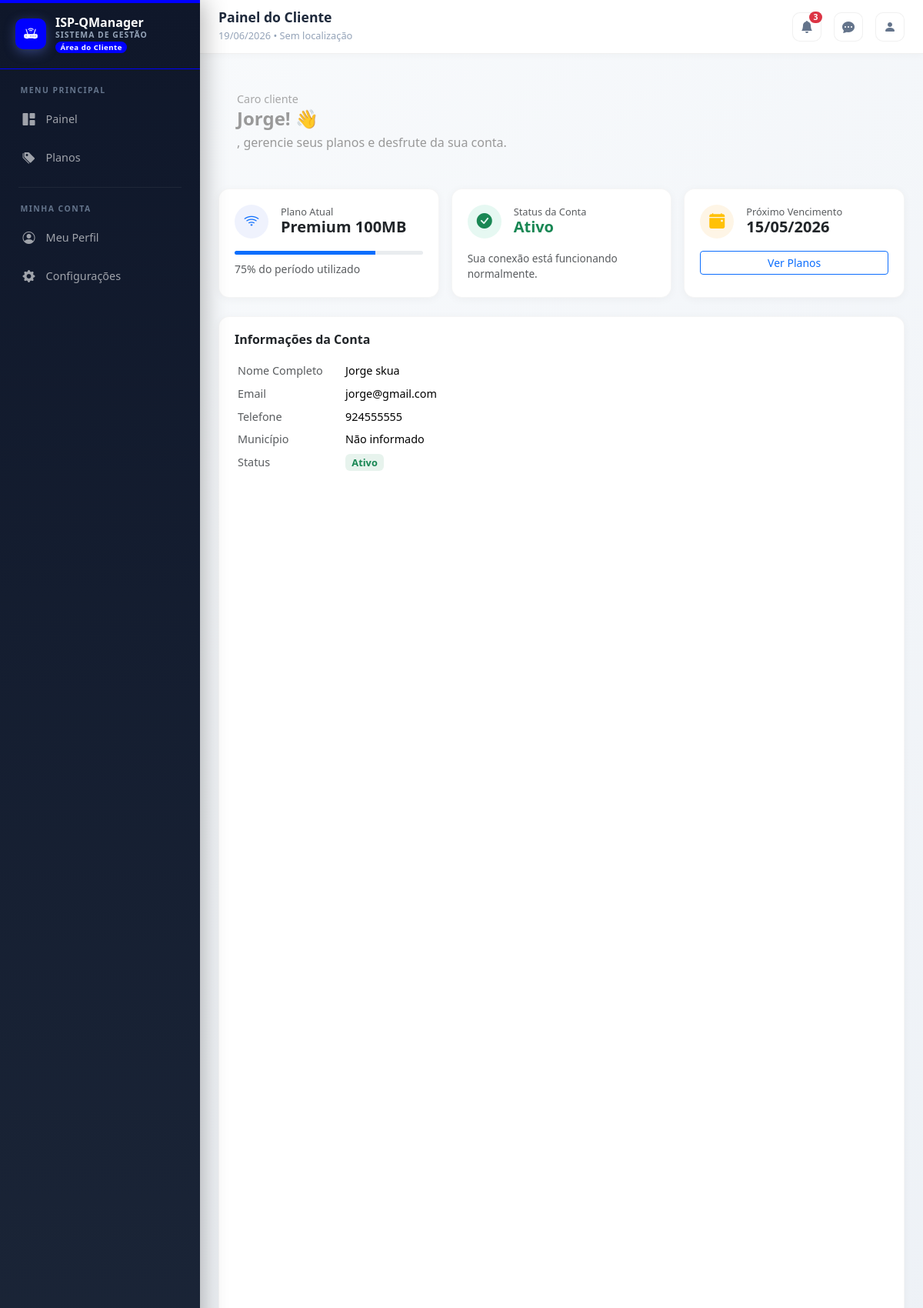
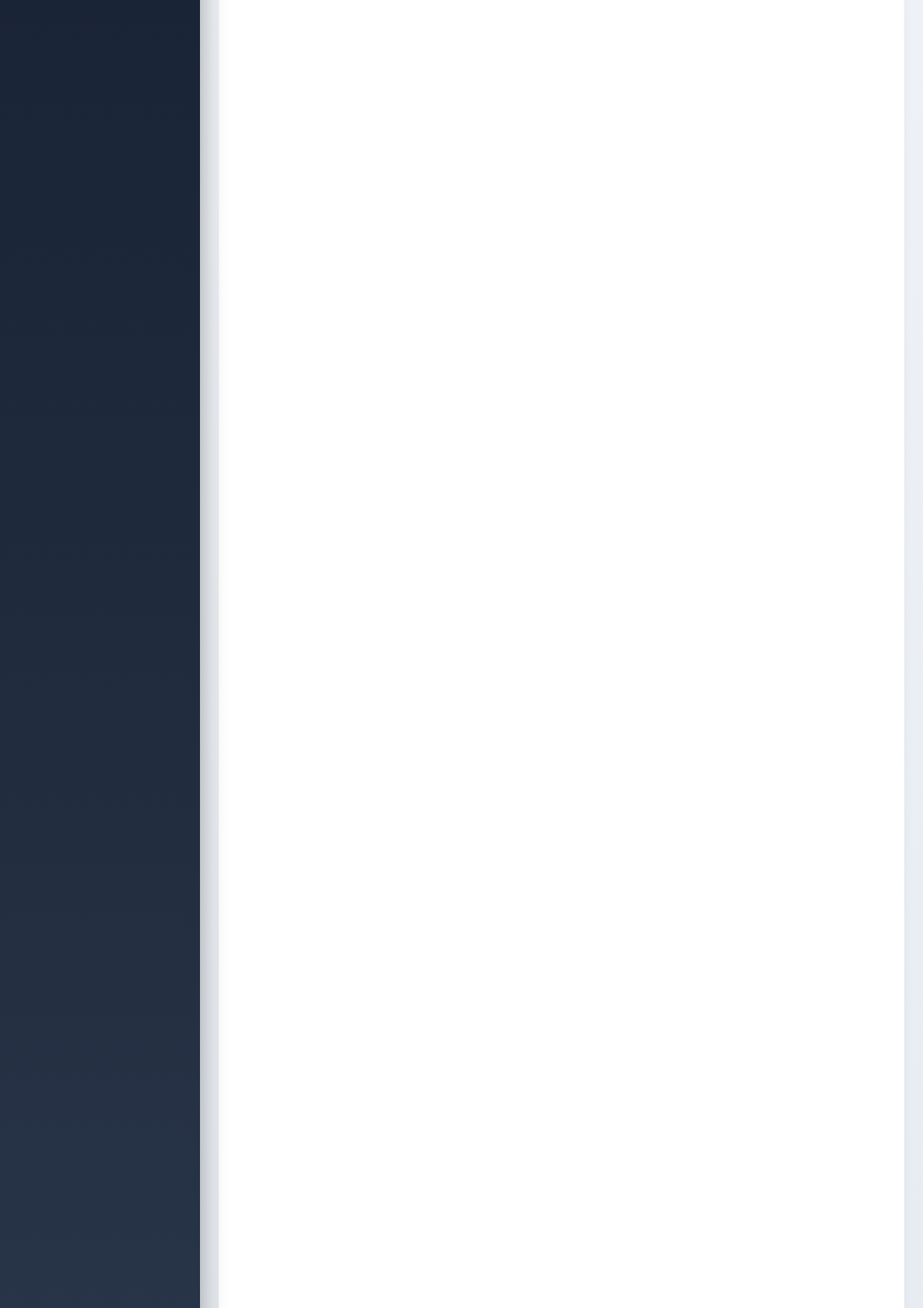
The app's page /client_portal/indexpadmin.php (signed in, upper part) with its own data (2 pictures, top to bottom).
### tables this page shows
CREATE TABLE `client` (
  `client_id` int(11) NOT NULL,
  `primeiro_nome` varchar(45) DEFAULT NULL,
  `ultimo_nome` varchar(45) DEFAULT NULL,
  `telefone` varchar(20) DEFAULT NULL,
  `email` varchar(100) DEFAULT NULL,
  `password` varchar(255) DEFAULT NULL,
  `municipio` varchar(100) DEFAULT NULL,
  `status` enum('ativo','suspenso') DEFAULT 'ativo'
);

### client_portal/indexpadmin.php (called while the page is built, shortened)
<?php
include "../layout/header_client.php";
?>
<?php include "../layout/footer.php"; ?>

### layout/navbarClient.php (the view, shortened to what this page needs)
<?php
require "../config/database.php";
$client_id = $_SESSION['user']['client_id'] ?? $_SESSION['user']['user_id'] ?? 0;
$s = $qmanager->prepare("SELECT client_id, primeiro_nome, ultimo_nome, telefone, email, municipio, status FROM client WHERE client_id = ?");
$s->bind_param("i", $client_id);
$s->execute();
$result = $s->get_result();
$client = $result->fetch_assoc();
$nome_completo = trim($client['primeiro_nome'] . ' ' . $client['ultimo_nome']);
$email = $client['email'];
$telefone = $client['telefone'] ?? '';
$municipio = $client['municipio'] ?? '';
$status = strtolower($client['status'] ?? 'ativo');
$status_label = ($status === 'ativo') ? 'Ativo' : 'Suspenso';
$current_page = basename($_SERVER['PHP_SELF'], '.php');
$current_dir  = basename(dirname($_SERVER['PHP_SELF']));
?>
<!DOCTYPE html>
<html lang="pt-BR" data-bs-theme="light">
<head>
    <link href="https://cdn.jsdelivr.net/npm/bootstrap@5.3.2/dist/css/bootstrap.min.css" rel="stylesheet">
    <link rel="stylesheet" href="https://cdn.jsdelivr.net/npm/bootstrap-icons@1.11.1/font/bootstrap-icons.css">
</head>
<body>
<div class="dashboard-wrapper">
    <nav class="sidebar" id="sidebar">
        <div class="sidebar-brand">
            <a href="../dashboard/index.php">
                <div class="brand-icon">
                    <i class="bi bi-router-fill"></i>
                </div>
                <div class="brand-text">
                    <span class="brand-title">ISP-QManager</span>
                    <span class="brand-subtitle">Sistema de Gestão</span>
                    <span class="client-badge">Área do Cliente</span>
                </div>
            </a>
        </div>
        <ul class="nav nav-pills flex-column">
            <div class="menu-label">Menu Principal</div>
            <li class="nav-item">
                <a href="../client_portal/menu.php" class="nav-link <?php echo ($current_page == 'index' && $current_dir == 'dashboard') ? 'active' : ''; ?>">
                    <i class="bi bi-grid-1x2-fill"></i>
                    <span>Painel</span>
                </a>
            </li>
            <li class="nav-item">
                <a href="../client_portal/plano.php" class="nav-link <?php echo ($current_dir == 'plans') ? 'active' : ''; ?>">
                    <i class="bi bi-tags-fill"></i>
                    <span>Planos</span>
                </a>
            </li>
            <div class="menu-divider"></div>
            <div class="menu-label">Minha Conta</div>
            <li class="nav-item">
                <a href="../profile/index.php" class="nav-link <?php echo ($current_dir == 'profile') ? 'active' : ''; ?>">
                    <i class="bi bi-person-circle"></i>
                    <span>Meu Perfil</span>
                </a>
            </li>
            <li class="nav-item">
                <a href="../client_portal/menu.php" class="nav-link <?php echo ($current_dir == 'settings') ? 'active' : ''; ?>">
                    <i class="bi bi-gear-fill"></i>
                    <span>Configurações</span>
                </a>
            </li>
        </ul>
    </nav>
    <main class="main-content">
        <div class="top-navbar d-none d-md-flex">
            <div class="page-info">
                <div>
                    <h5>Painel do Cliente</h5>
                    <small><?= date('d/m/Y') ?> • <?= htmlspecialchars($municipio ?: 'Sem localização') ?></small>
                </div>
            </div>
            <div class="nav-actions">
                <button class="btn-icon" title="Notificações">
                    <i class="bi bi-bell-fill"></i>
                    <span class="badge bg-danger rounded-pill">3</span>
                </button>
                <button class="btn-icon" title="Mensagens">
                    <i class="bi bi-chat-dots-fill"></i>
                </button>
                <div class="dropdown">
                    <button class="btn-icon" data-bs-toggle="dropdown" title="<?= htmlspecialchars($nome_completo) ?>">
                        <i class="bi bi-person-fill"></i>
                    </button>
                </div>
            </div>
        </div>
        <div class="content-scroll" id="contentScroll">
            <div class="welcome-banner">
                <p>Caro  cliente <h4> <?= htmlspecialchars($client['primeiro_nome']) ?>! 👋</h4>, gerencie seus planos e desfrute da sua conta.</p>
            </div>
            <div class="row g-3 mb-4">
                <div class="col-md-4">
                    <div class="content-card">
                        <div class="d-flex align-items-center gap-3 mb-3">
                            <div class="rounded-circle d-flex align-items-center justify-content-center" style="width:44px;height:44px;background:rgba(102,126,234,0.1);">
                                <i class="bi bi-wifi text-primary fs-5"></i>
                            </div>
                            <div>
                                <h6 class="mb-0 text-muted" style="font-size:0.8rem;">Plano Atual</h6>
                                <h5 class="mb-0 fw-bold">Premium 100MB</h5>
                            </div>
                        </div>
                        <div class="progress" style="height:5px;">
                            <div class="progress-bar bg-primary" style="width:75%"></div>
                        </div>
                        <small class="text-muted mt-2 d-block">75% do período utilizado</small>
                    </div>
                </div>
                <div class="col-md-4">
                    <div class="content-card">
                        <div class="d-flex align-items-center gap-3 mb-3">
                            <div class="rounded-circle d-flex align-items-center justify-content-center" style="width:44px;height:44px;background:rgba(16,185,129,0.1);">
                                <i class="bi bi-check-circle-fill text-success fs-5"></i>
                            </div>
                            <div>
                                <h6 class="mb-0 text-muted" style="font-size:0.8rem;">Status da Conta</h6>
                                <h5 class="mb-0 fw-bold text-success"><?= $status_label ?></h5>
                            </div>
                        </div>
                        <p class="text-muted mb-0" style="font-size:0.85rem;">Sua conexão está funcionando normalmente.</p>
                    </div>
                </div>
                <div class="col-md-4">
                    <div class="content-card">
                        <div class="d-flex align-items-center gap-3 mb-3">
                            <div class="rounded-circle d-flex align-items-center justify-content-center" style="width:44px;height:44px;background:rgba(245,158,11,0.1);">
                                <i class="bi bi-calendar-event-fill text-warning fs-5"></i>
                            </div>
                            <div>
                                <h6 class="mb-0 text-muted" style="font-size:0.8rem;">Próximo Vencimento</h6>
                                <h5 class="mb-0 fw-bold">15/05/2026</h5>
                            </div>
                        </div>
                        <a href="../client_portal/plano.php" class="btn btn-sm btn-outline-primary w-100">Ver Planos</a>
                    </div>
                </div>
            </div>
            <div class="content-card mb-3">
                <h6 class="fw-bold mb-3">Informações da Conta</h6>
                <div class="table-responsive">
                    <table class="table table-borderless table-sm" style="font-size:0.9rem;">
                        <tr>
                            <td class="text-muted" style="width:140px;">Nome Completo</td>
                            <td class="fw-medium"><?= htmlspecialchars($nome_completo) ?></td>
                        </tr>
                        <tr>
                            <td class="text-muted">Email</td>
                            <td class="fw-medium"><?= htmlspecialchars($email) ?></td>
                        </tr>
                        <tr>
                            <td class="text-muted">Telefone</td>
                            <td class="fw-medium"><?= htmlspecialchars($telefone ?: 'Não informado') ?></td>
                        </tr>
                        <tr>
                            <td class="text-muted">Município</td>
                            <td class="fw-medium"><?= htmlspecialchars($municipio ?: 'Não informado') ?></td>
                        </tr>
                        <tr>
                            <td class="text-muted">Status</td>
                            <td>
                                <span class="badge bg-<?= $status === 'ativo' ? 'success' : 'danger' ?> bg-opacity-10 text-<?= $status === 'ativo' ? 'success' : 'danger' ?>" style="font-size:0.8rem;">
                                    <?= $status_label ?>
                                </span>
                            </td>
                        </tr>
                    </table>
                </div>
            </div>
        </div>
    </main>
</div>
</body>
</html>

### records on screen
client: municipio "Sem localização", primeiro_nome "Jorge", status "Ativo", nome_completo "Jorge skua", email "jorge@gmail.com", telefone "924555555", municipio "Não informado"
